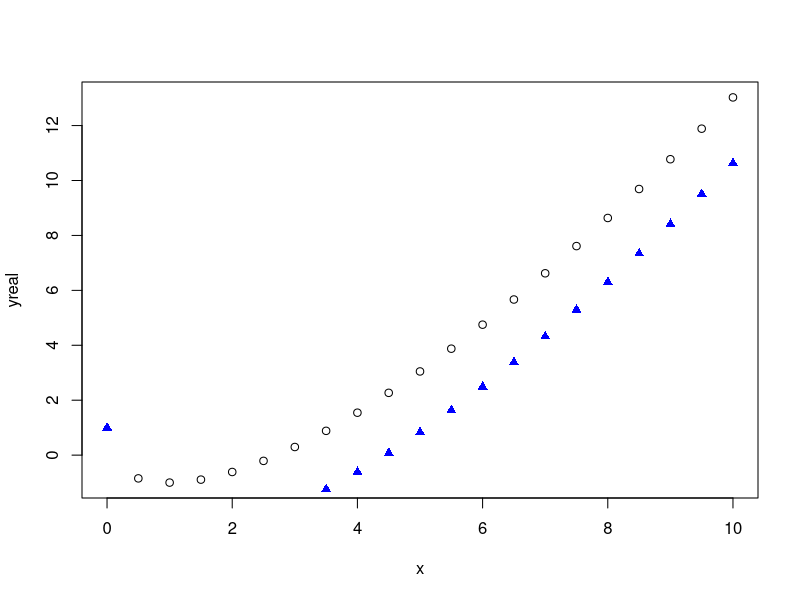
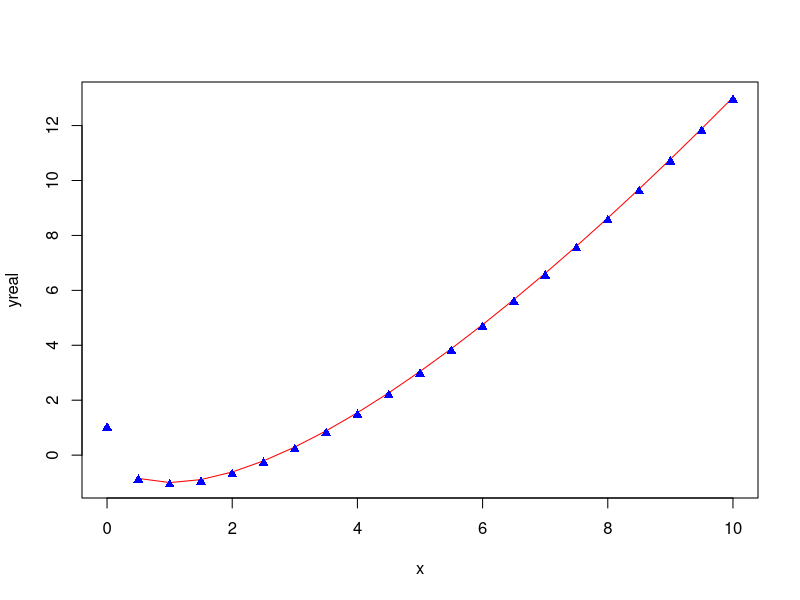
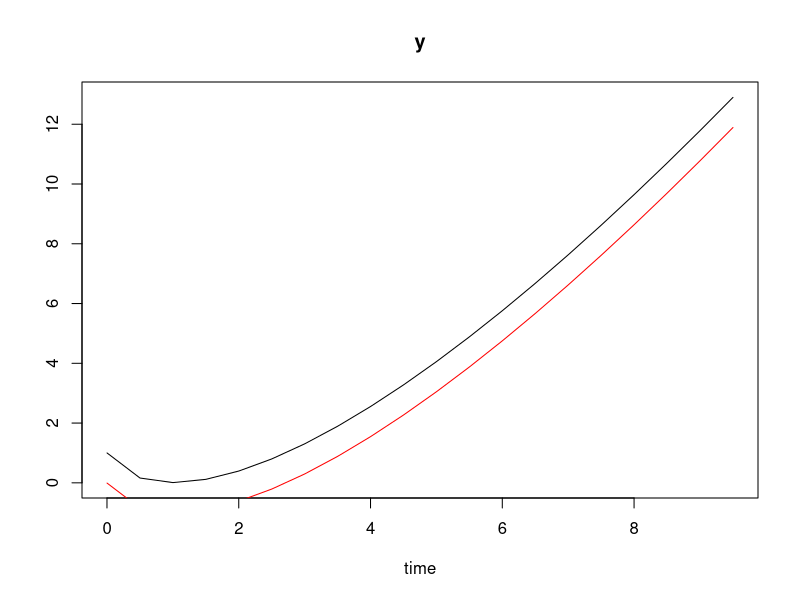

Recreate these plots in R, in order.
### ODEs 
## Euler method


f.x.y <- expression(log(x))
y <- expression(-x + x*log(x))
upperBound = 10
h <- 0.5
{
  
  yi <- 1
  x <- 0.001
  
  aproximaciones <- c("x" = x, "Approx" = yi)
  
  for(i in 1:(upperBound/h)){
    yi <- yi + h*eval(f.x.y)
    x <- x + h
    aproximaciones <- rbind(aproximaciones, c(x, yi))
  }
  
  print(aproximaciones)
  
  x <- seq(0,upperBound,h)
  yreal <- eval(y)
  
  
  plot(x,yreal)
  points(aproximaciones[,1],aproximaciones[,2], col = "blue", pch = 17)
}


# Heun
{
  
  yi <- 1
  x <- 0.001
  
  aproximaciones <- c("x" = x, "Approx" = yi)
  
  for(i in 1:(upperBound/h)){
    yreal <- eval(y)
    
    y1 <- eval(f.x.y)
    y.temp <- yi 
    yi <- yi + h*y1
    
    x <- x + h
    y2 <- eval(f.x.y)
    yi <- y.temp  + (y1 + y2)*h*0.5
    
    
    
    
    aproximaciones <- rbind(aproximaciones, c(x, yi))
  }
  
  print(aproximaciones)
  
  x <- seq(0,upperBound,h)
  yreal <- eval(y)
  
  
  plot(x,yreal , type = "l", col = "red")
  points(aproximaciones[,1],aproximaciones[,2], col = "blue", pch = 17)
}

#
# install.packages("deSolve")
library (deSolve)

model <- function(x, y, parms ){
  with(as.list(c(y,parms)), {
    dy = log(x)
    list(dy)
  })
}

# Initial condition
y <- c(y = 1)

parms <- c()
x <- seq(0.001,upperBound,h)
out <- ode( y, times = x, model, parms )
plot(out)

y = expression(-x+x*log(x))
x <- seq(0.001,upperBound,h)
yreal <- eval(y)

lines(x,yreal, col = "red", pch = 17)
